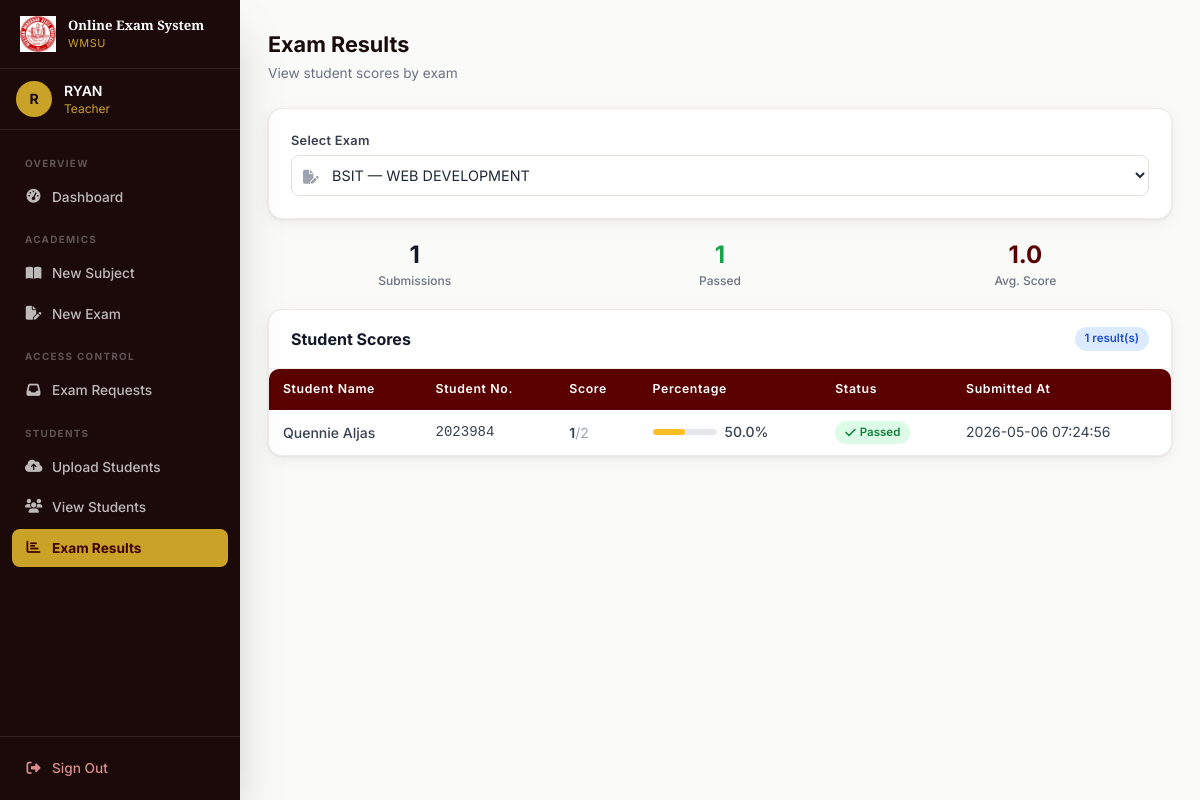
The app's page /teacher/view_results?exam_id=1 (signed in) with its own data.
### tables this page shows
CREATE TABLE results (
        id INTEGER PRIMARY KEY AUTOINCREMENT,
        student_id INTEGER NOT NULL,
        exam_id INTEGER NOT NULL,
        score INTEGER NOT NULL,
        total_questions INTEGER NOT NULL,
        submitted_at TIMESTAMP DEFAULT CURRENT_TIMESTAMP,
        UNIQUE(student_id, exam_id),
        FOREIGN KEY (student_id) REFERENCES users (id),
        FOREIGN KEY (exam_id) REFERENCES exams (id)
    );

CREATE TABLE users (
        id INTEGER PRIMARY KEY AUTOINCREMENT,
        name TEXT NOT NULL,
        email TEXT UNIQUE NOT NULL,
        password TEXT NOT NULL,
        role TEXT NOT NULL,
        student_number INTEGER UNIQUE,
        is_verified INTEGER DEFAULT 0
    );

### app.py (the view)
@app.route('/teacher/view_results')
@login_required
@role_required('teacher')
def view_results():
    conn = get_db()
    exams = db_execute(conn,
        "SELECT e.*, s.subject_name FROM exams e JOIN subjects s ON e.subject_id = s.id WHERE s.teacher_id = ?",
        (session['user_id'],)).fetchall()
    results = []
    exam_id = request.args.get('exam_id')
    if exam_id:
        results = db_execute(conn,
            "SELECT r.*, u.name, u.student_number FROM results r JOIN users u ON r.student_id = u.id WHERE r.exam_id = ?",
            (exam_id,)).fetchall()
    conn.close()
    return render_template('view_results.html', exams=exams, results=results, selected_exam=exam_id)

### app.py (called while the page is built)
def get_db():
    if USE_POSTGRES:
        conn = psycopg2.connect(DATABASE_URL)
        conn.autocommit = False
        return conn
    else:
        conn = sqlite3.connect('examination.db')
        conn.row_factory = sqlite3.Row
        return conn

def db_cursor(conn):
    if USE_POSTGRES:
        return conn.cursor(cursor_factory=psycopg2.extras.RealDictCursor)
    return conn.cursor()

def db_execute(conn, sql, params=()):
    if USE_POSTGRES:
        sql = sql.replace('?', '%s')
    cur = db_cursor(conn)
    cur.execute(sql, params)
    return cur

def login_required(f):
    @wraps(f)
    def decorated(*args, **kwargs):
        if 'user_id' not in session:
            flash('Please sign in to continue.', 'danger')
            return redirect(url_for('login'))
        return f(*args, **kwargs)
    return decorated

def role_required(role):
    def decorator(f):
        @wraps(f)
        def decorated(*args, **kwargs):
            if session.get('role') != role:
                flash('You do not have permission to access that page.', 'danger')
                return redirect(url_for('dashboard'))
            return f(*args, **kwargs)
        return decorated
    return decorator

### templates/view_results.html (shortened to what this page needs)
{% extends "base.html" %}
{% block content %}
<div class="mb-6">
    <h1 class="page-title">Exam Results</h1>
    <p class="page-subtitle">View student scores by exam</p>
</div>
<div class="card mb-5">
    <div class="card-body">
        <form method="GET" class="flex flex-wrap gap-3 items-end">
            <div class="flex-1 min-w-52">
                <label class="form-label">Select Exam</label>
                <div class="relative">
                    <span class="absolute left-3 top-1/2 -translate-y-1/2 text-gray-400"><i class="fas fa-file-pen text-sm"></i></span>
                    <select name="exam_id" class="form-input pl-9 cursor-pointer" onchange="this.form.submit()">
                        {% for exam in exams %}
                        <option value="{{ exam.id }}" {% if selected_exam|string == exam.id|string %}selected{% endif %}>
                            {{ exam.subject_name }} — {{ exam.title }}
                        </option>
                        {% endfor %}
                    </select>
                </div>
            </div>
        </form>
    </div>
</div>
{% if results %}
{% set avg = (results|sum(attribute='score') / results|length) if results else 0 %}
{% set pass_count = results|selectattr('score','ge', results[0].total_questions // 2 if results else 1)|list|length %}
<div class="grid grid-cols-3 gap-3 mb-5">
    <div class="stat-card text-center">
        <div class="text-2xl font-bold text-gray-900">{{ results|length }}</div>
        <div class="text-xs text-gray-500 font-medium mt-0.5">Submissions</div>
    </div>
    <div class="stat-card text-center">
        <div class="text-2xl font-bold text-green-600">{{ pass_count }}</div>
        <div class="text-xs text-gray-500 font-medium mt-0.5">Passed</div>
    </div>
    <div class="stat-card text-center">
        <div class="text-2xl font-bold text-maroon-700">{{ "%.1f"|format(avg) }}</div>
        <div class="text-xs text-gray-500 font-medium mt-0.5">Avg. Score</div>
    </div>
</div>
<div class="card">
    <div class="card-header">
        <h2 class="font-bold text-gray-900 text-base">Student Scores</h2>
        <span class="badge badge-blue">{{ results|length }} result(s)</span>
    </div>
    <div class="table-wrap">
        <table class="data-table">
            <thead>
                <tr>
                    <th>Student Name</th>
                    <th>Student No.</th>
                    <th>Score</th>
                    <th>Percentage</th>
                    <th>Status</th>
                    <th>Submitted At</th>
                </tr>
            </thead>
            <tbody>
                {% for result in results %}
                {% set pct = (result.score / result.total_questions * 100) if result.total_questions > 0 else 0 %}
                {% set passed = result.score >= result.total_questions // 2 %}
                <tr>
                    <td class="font-medium text-gray-800">{{ result.name }}</td>
                    <td class="font-mono text-sm text-gray-500">{{ result.student_number }}</td>
                    <td class="font-semibold">{{ result.score }}<span class="text-gray-400 font-normal">/{{ result.total_questions }}</span></td>
                    <td>
                        <div class="flex items-center gap-2">
                            <div class="w-16 h-1.5 bg-gray-200 rounded-full overflow-hidden">
                                <div class="h-full rounded-full {% if pct >= 75 %}bg-green-400{% elif pct >= 50 %}bg-amber-400{% else %}bg-red-400{% endif %}" style="width:{{ pct|int }}%"></div>
                            </div>
                            <span class="text-sm font-medium">{{ "%.1f"|format(pct) }}%</span>
                        </div>
                    </td>
                    <td>
                        {% if passed %}
                        <span class="badge badge-green"><i class="fas fa-check text-xs"></i> Passed</span>
                        {% else %}
                        <span class="badge badge-red"><i class="fas fa-xmark text-xs"></i> Failed</span>
                        {% endif %}
                    </td>
                    <td class="text-gray-400 text-xs">{{ result.submitted_at }}</td>
                </tr>
                {% endfor %}
            </tbody>
        </table>
    </div>
</div>
{% endif %}
{% endblock %}

### templates/base.html (style rules this page uses)
* { box-sizing:border-box }
html { scroll-behavior:smooth }
body { font-family:'Inter',system-ui,sans-serif }
.data-table { width:100%;border-collapse:collapse }
.data-table th { background:#5a0000;color:#fff;padding:11px 14px;text-align:left;font-size:.77rem;font-weight:600;letter-spacing:.05em;white-space:nowrap }
.data-table th:first-child { border-radius:8px 0 0 0 }
.data-table th:last-child { border-radius:0 8px 0 0 }
.data-table td { padding:11px 14px;font-size:.875rem;color:#374151;border-bottom:1px solid #f3f0ee;vertical-align:middle }
.data-table tbody tr { background:#fff;transition:background .15s }
.data-table tbody tr:last-child td { border-bottom:none }
.form-input { width:100%;padding:10px 13px;border:1.5px solid #e5e0db;border-radius:8px;font-size:.9rem;font-family:'Inter',sans-serif;transition:all .2s;background:#fff;color:#1f2937 }
.form-input::placeholder { color:#9ca3af }
select.form-input { cursor:pointer }
.form-label { display:block;font-size:.8rem;font-weight:600;color:#374151;margin-bottom:5px;letter-spacing:.02em }
.badge { display:inline-flex;align-items:center;gap:4px;padding:3px 10px;border-radius:20px;font-size:.72rem;font-weight:600 }
.badge-green { background:#dcfce7;color:#15803d }
.badge-blue { background:#dbeafe;color:#1d4ed8 }
.card { background:#fff;border-radius:14px;box-shadow:0 1px 3px rgba(0,0,0,.08),0 4px 16px rgba(0,0,0,.06);border:1px solid #f0ebe8;overflow:hidden }
.card-header { padding:17px 22px;border-bottom:1px solid #f3f0ee;display:flex;align-items:center;justify-content:space-between;flex-wrap:wrap;gap:10px }
.card-body { padding:22px }
.page-title { font-size:1.35rem;font-weight:700;color:#1a0a0a;margin-bottom:3px }
.page-subtitle { font-size:.855rem;color:#6b7280 }
.table-wrap { overflow-x:auto;border-radius:10px;box-shadow:0 1px 3px rgba(0,0,0,.08) }

### records on screen
results: name "Quennie Aljas", student_number "2023984", score "1", total_questions "2", {{ pct|int }} 50 (drawn), pct "50.0", submitted_at "2026-05-06 07:24:56"

### other values on screen
{{ (session.name or 'U')[0]|upper }} "R"
{{ session.name }} "RYAN"
{{ session.role }} "Teacher"
{{ results|length }} "1"
{{ pass_count }} "1"
{{ "%.1f"|format(avg) }} "1.0"
form field exam_id "BSIT — WEB DEVELOPMENT"
